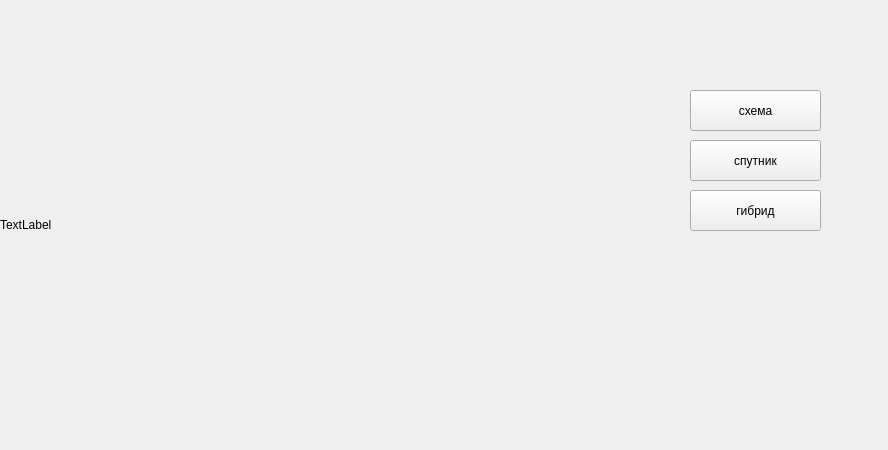
<?xml version="1.0" encoding="UTF-8"?>
<ui version="4.0">
 <class>Form</class>
 <widget class="QWidget" name="Form">
  <property name="geometry">
   <rect>
    <x>0</x>
    <y>0</y>
    <width>888</width>
    <height>450</height>
   </rect>
  </property>
  <property name="windowTitle">
   <string>Form</string>
  </property>
  <widget class="QLabel" name="map">
   <property name="geometry">
    <rect>
     <x>0</x>
     <y>0</y>
     <width>600</width>
     <height>450</height>
    </rect>
   </property>
   <property name="text">
    <string>TextLabel</string>
   </property>
  </widget>
  <widget class="QPushButton" name="mapB">
   <property name="geometry">
    <rect>
     <x>690</x>
     <y>90</y>
     <width>131</width>
     <height>41</height>
    </rect>
   </property>
   <property name="text">
    <string>схема</string>
   </property>
  </widget>
  <widget class="QPushButton" name="sat">
   <property name="geometry">
    <rect>
     <x>690</x>
     <y>140</y>
     <width>131</width>
     <height>41</height>
    </rect>
   </property>
   <property name="text">
    <string>спутник</string>
   </property>
  </widget>
  <widget class="QPushButton" name="skl">
   <property name="geometry">
    <rect>
     <x>690</x>
     <y>190</y>
     <width>131</width>
     <height>41</height>
    </rect>
   </property>
   <property name="text">
    <string>гибрид</string>
   </property>
  </widget>
 </widget>
 <resources/>
 <connections/>
</ui>
